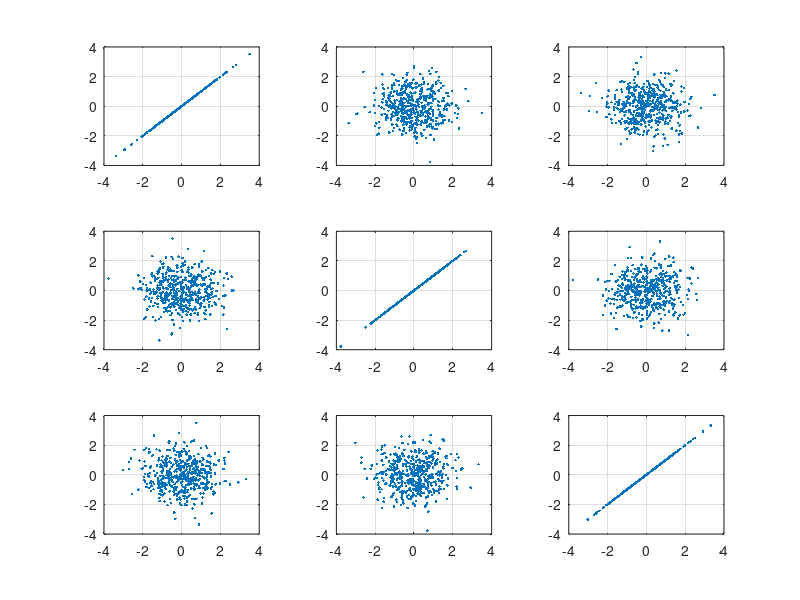
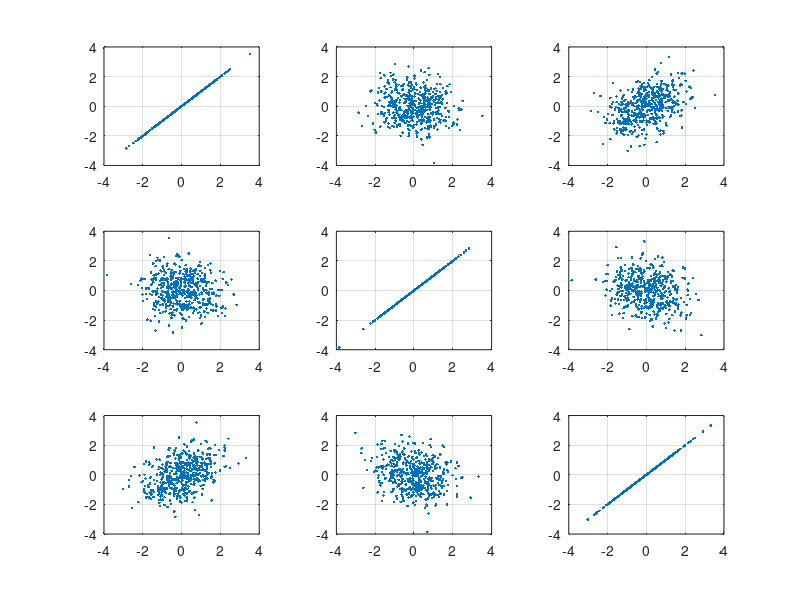
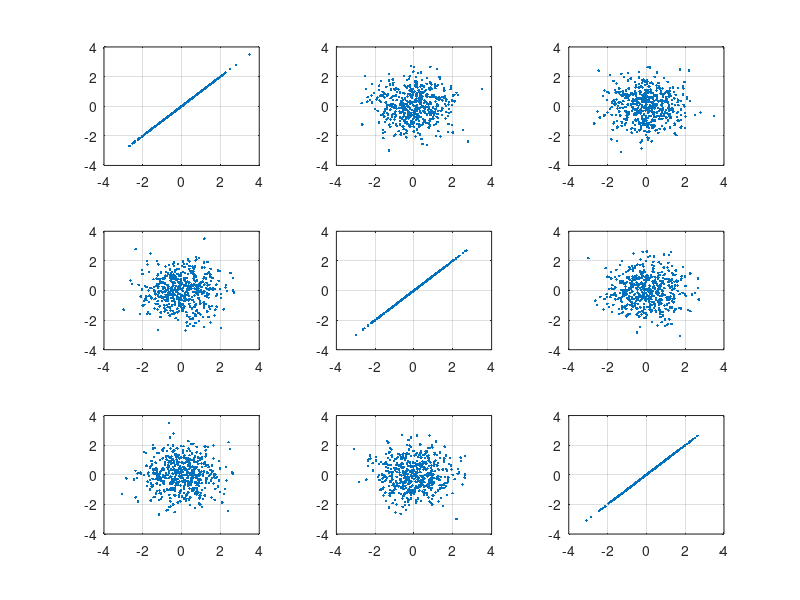

Write the MATLAB code that produced these figures, in order.
X = randn(500,3);cov(X)corrcoef(X)[n p] = size(X);vect1 = ones(n,1);mu = mean(X);st = std(X);Xcr = (X - mu(vect1,:))./st(vect1,:);disp(Xcr);echelle = repmat([floor(min(Xcr(:))) ceil(max(Xcr(:)))], 1, 2);for i = 1:p      for j = 1:p            subplot(p,p,(i-1)*p+j);            plot(Xcr(:,i),Xcr(:,j),'.');            axis(echelle);            grid;      endendfigure;X2 = X * [ 2 0 0 ; 0 4 0 ; 1 -1 1 ];cov(X2)corrcoef(X2)[n p] = size(X2);vect2 = ones(n,1);mu2 = mean(X2);st2 = std(X2);X2cr = (X2 - mu2(vect2,:))./st2(vect2,:);echelle = repmat([floor(min(X2cr(:))) ceil(max(X2cr(:)))], 1, 2);for i = 1:p      for j = 1:p            subplot(p,p,(i-1)*p+j);            plot(X2cr(:,i),X2cr(:,j),'.');            axis(echelle);            grid;      endendfigure;[V, LAMBDA] = eig (corrcoef(X2cr))Y = X2cr * V;cov(Y)corrcoef(Y)[n p] = size(Y);vect3 = ones(n,1);muY = mean(Y);stY = std(Y);Ycr = (Y - muY(vect3,:))./stY(vect3,:);echelle = repmat([floor(min(Ycr(:))) ceil(max(Ycr(:)))], 1, 2);for i = 1:p      for j = 1:p            subplot(p,p,(i-1)*p+j);            plot(Ycr(:,i),Ycr(:,j),'.');            axis(echelle);            grid;      endendfigure;